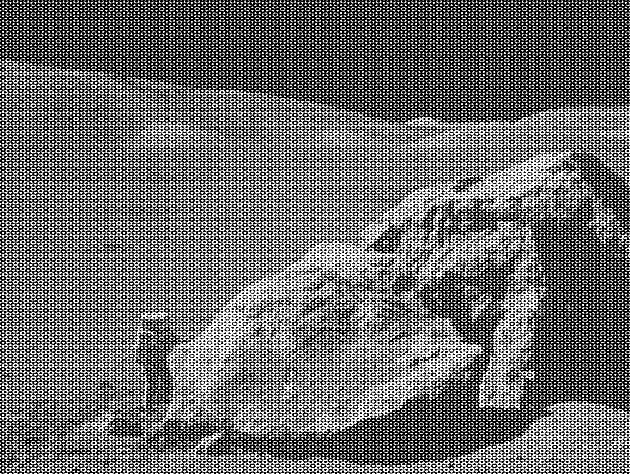
%> input picture Class/images/apolo17_boulder_noisy.tif, 630 x 474 px
$ octave S_Apolo.m   (GNU Octave 9; MATLAB toolbox functions it lacks are replaced by stand-ins)
%> lines starting %> are read from the running program, lines starting %| are printed output that depends on the picture
### Class/functions/fft2shift.m
function F = fft2shift(f)
% 2D Fourier Transform.
% The quadrants are shifted before and after the FT
% Then the coordinates origin is taken at the center of the matrix
%
% Sintaxis
%     F = fft2shift(f);

F = fftshift( fft2 (fftshift (f) ) );

### Class/S_Apolo.m
%% Cleaning Apolo17 image

clc;
clear;
% format compacts
warning('off');

% Lee la imagen
a = imread('apolo17_boulder_noisy.tif');
%> a is the input picture: size 474x630 uint8; min 0, max 255, mean 108.1
% Seleccionamos una parte de la imagen
a = a(1:470,1:470);
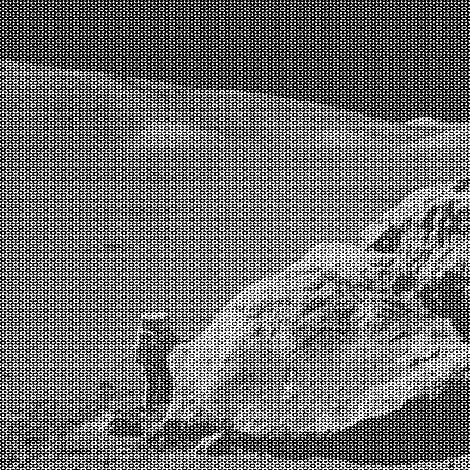
%> a: size 470x470 uint8; min 0, max 255, mean 110.7
s = size(a); % size of the image
%> s = [470 470]

%% Image and TF

H = figure(1);
set(H,'Name','Image')

subplot(2,3,1)
	colormap(gray);
    imagesc(a);
	title('Untouched Apolo');
	axis equal tight

A = fft2shift(a);
subplot(2,3,2)
	colormap(gray);
    imagesc(abs(A));
	title('Untouched Apolo');
	axis equal tight
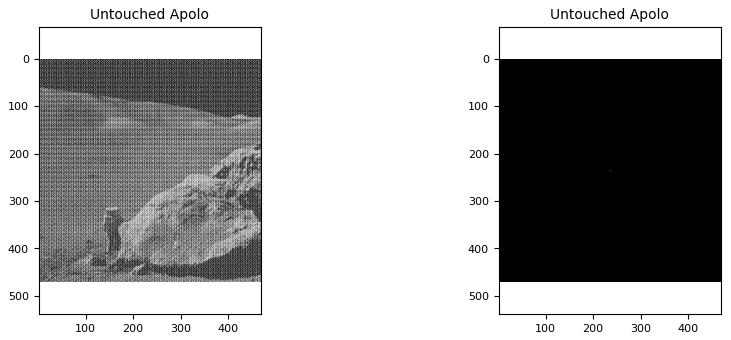
%> figure redrawn from the program's plot data, 2 panels
